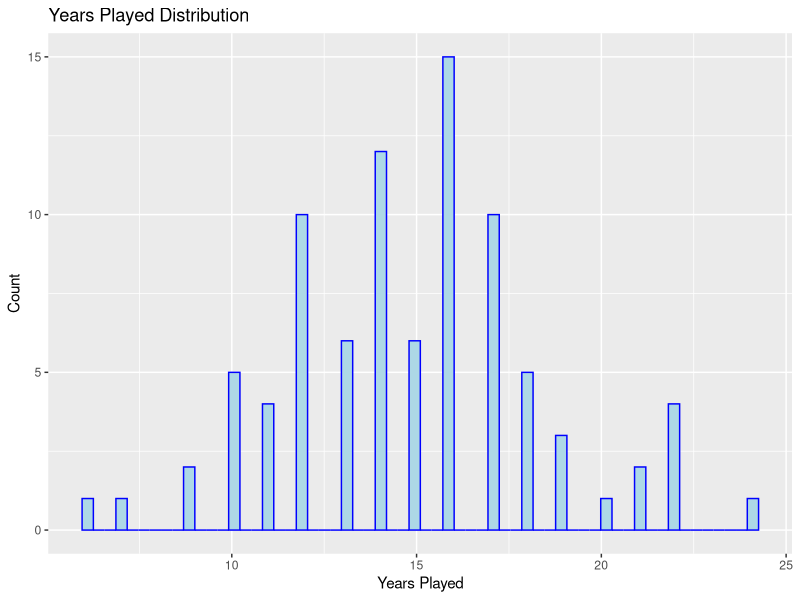
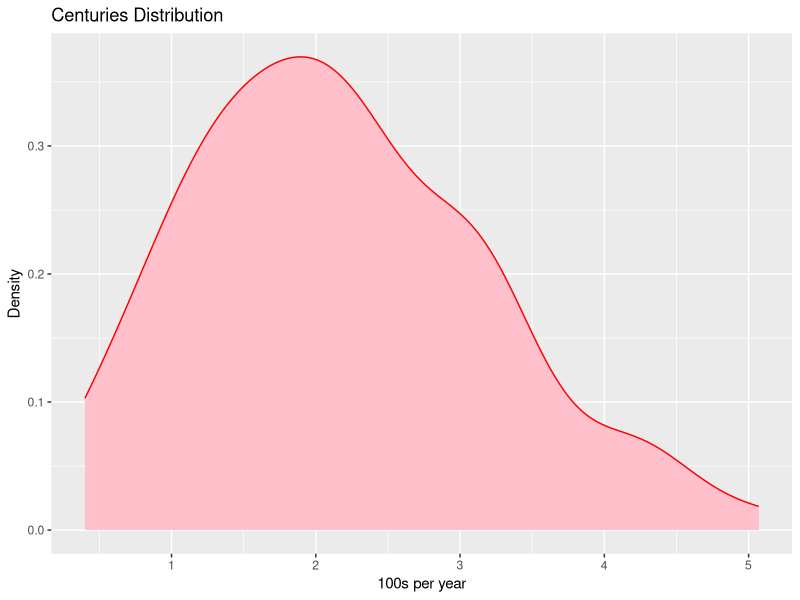
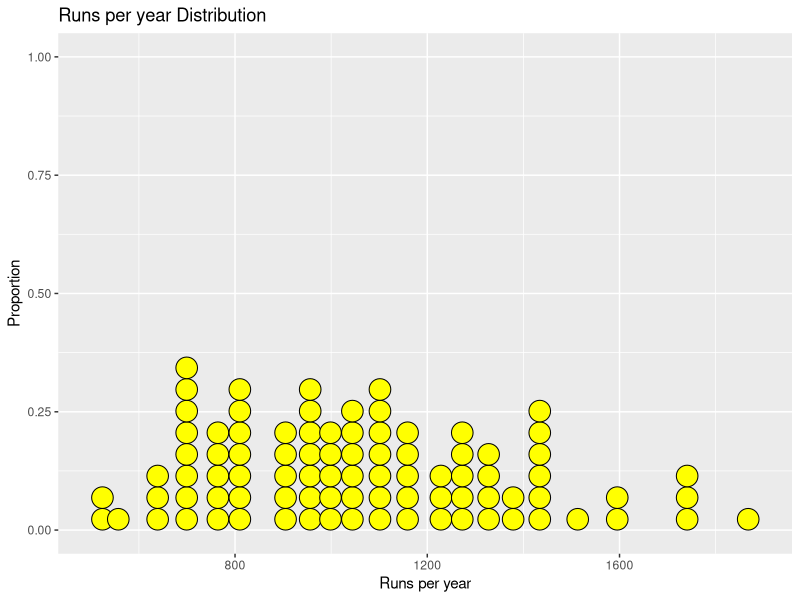
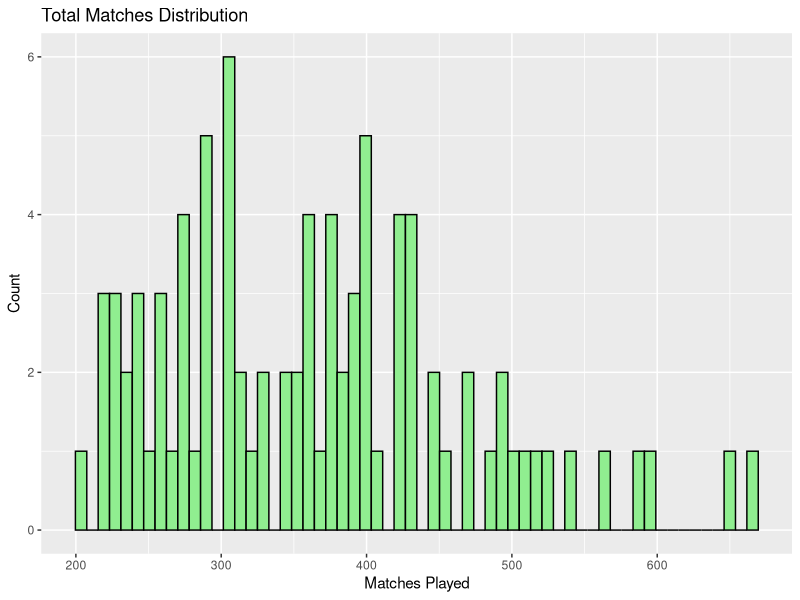
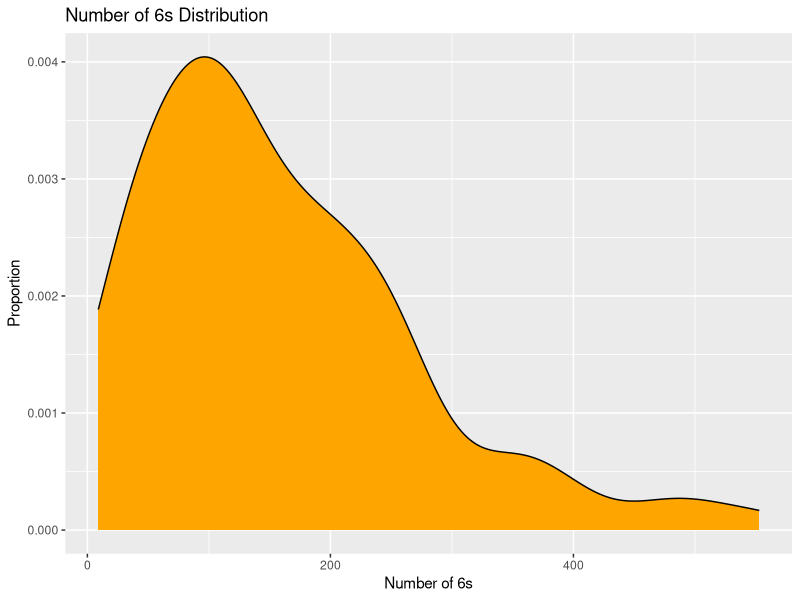
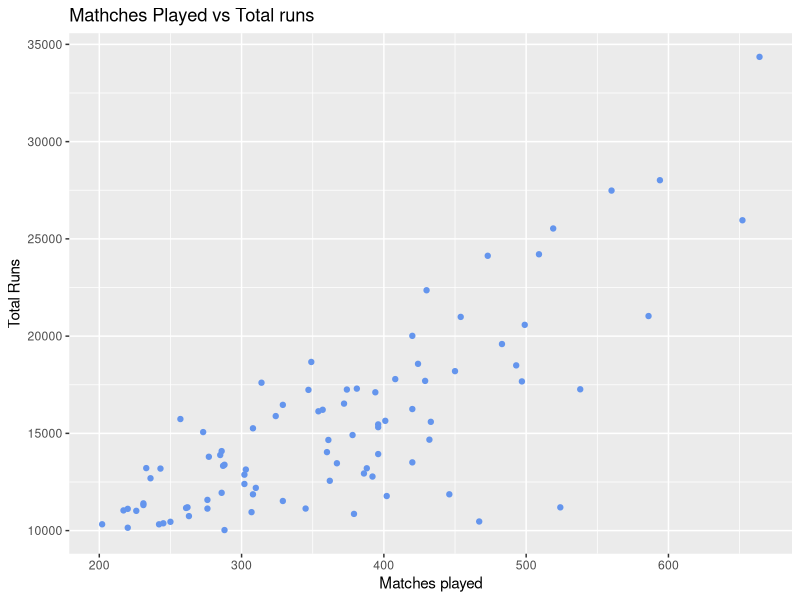
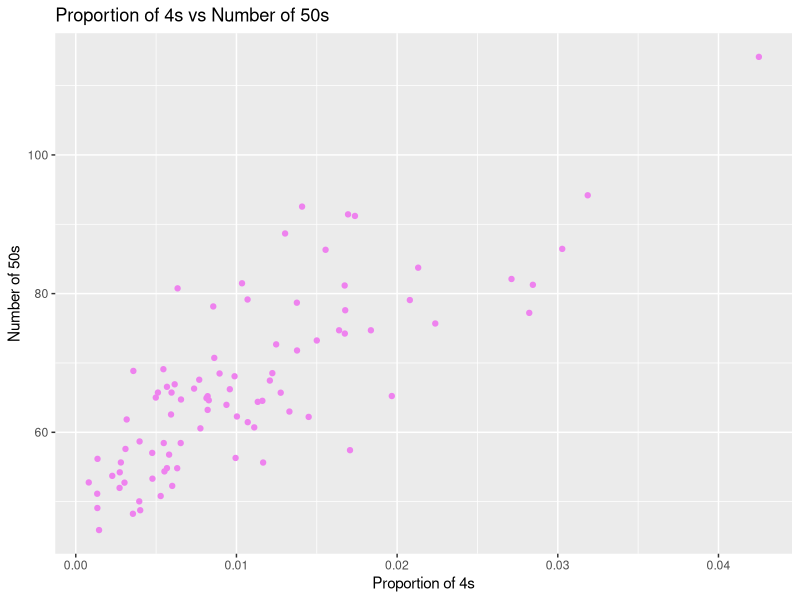
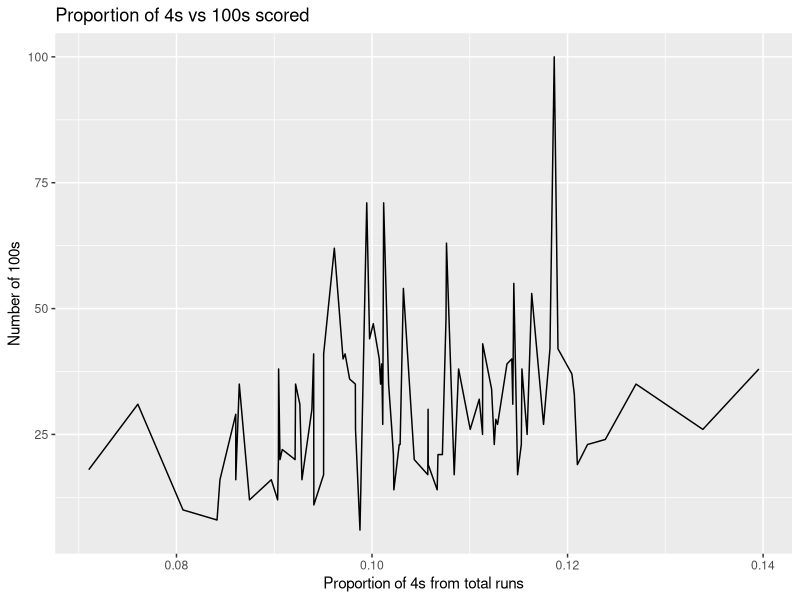

Write the R code that produced these figures, in order.
## ---- chunk 1
knitr::opts_chunk$set(echo = TRUE)
## ---- chunk 2
library(tidyverse)
library(stringr)
library(ggplot2)

## ---- chunk 3
#read in most runs dataset
cricket = read.csv("most_runs_in_cricket.csv")
#include split of span
cricket = cricket %>% separate(Span, c("start_year", "end_year"), sep = "-")
head(cricket, n = 10)
## ---- chunk 4
#Subset into my data
mycrick = cricket[,  c("X", "Player", "start_year", "end_year", "Mat", "Runs", "X100", "X50", "X4s", "X6s")]
mycrick
## ---- chunk 5
#Subtract function to find span of years played
subtract = function(x,y){
  span1 = as.numeric(x)
  span2 = as.numeric(y)
  span = span1-span2
  return (span)
}

mycrick$years_played = subtract(mycrick$end_year, mycrick$start_year)

mycrick$runs_per_year = round(mycrick$Runs/mycrick$years_played, digits = 2)
mycrick$X100s_per_year = round(mycrick$X100/mycrick$years_played, digits = 2)
newvariables = mycrick[, c("Player", "years_played", "runs_per_year", "X100s_per_year")]
newvariables
## ---- chunk 6
#Histogram function
makehist = function(var, color.want = "blue", color.fill = "lightblue", binw = 30, t, xa, ya){
  yp = ggplot()+geom_histogram(aes(x = var), color = color.want, fill = color.fill, bins = binw) + labs(title = t, x = xa, y = ya)


  print(paste("Median of Distribution: ", median(var)))
  print(paste("Mean of Distribution ", mean(var)))
  return (yp)
 
}

#Density Plot function
makedense = function(var, color.want = "blue",color.fill = "lightblue", t, xa, ya){
  yp = ggplot()+ geom_density(aes(x = var), color = color.want, fill = color.fill)+labs(title = t, x = xa, y = ya)
  return(yp)
}

#Dotplot Function
makedot = function(var, color.want = "blue", color.fill = "lightblue",binw, t, xa, ya){
  yp = ggplot()+geom_dotplot(aes(x = var), color = color.want, fill = color.fill, binwidth = binw)+labs(title = t, x = xa, y = ya)
  return(yp)
}

#ScatterPlot function
makescat = function(var1, var2, color.want = "black", t, xa, ya){
  yp = ggplot()+geom_point(aes(x = var1, y = var2), color = color.want)+labs(title = t, x = xa, y= ya)
  print(paste("Correlation is:", cor(var1, var2)))
  return(yp)
}

#Line graph Function
makeline = function(var1,var2, t, xa, ya){
  yp = ggplot()+geom_line(aes(x = var1, y = var2))+labs(title = t, x = xa, y = ya)
  return(yp)
}

## ---- chunk 7
makehist(mycrick$years_played, "blue", "lightblue", 60, "Years Played Distribution", "Years Played", "Count")
## ---- chunk 8
makedense(mycrick$X100s_per_year, "Red","pink", "Centuries Distribution", "100s per year", "Density")
## ---- chunk 9
makedot(mycrick$runs_per_year, "black", "yellow", 45, "Runs per year Distribution", "Runs per year", "Proportion")
## ---- chunk 10
makehist(mycrick$Mat, "black", "lightgreen", 60, "Total Matches Distribution", "Matches Played", "Count")
## ---- chunk 11
makedense(mycrick$X6s, "black", "orange", "Number of 6s Distribution", "Number of 6s", "Proportion")
## ---- chunk 12
for (i in 1:88){
  mycrick$propboundaries[i] = (cricket$X6s[i]+cricket$X4s[i])/cricket$Runs[i]
}
for (i in 1:88){
  mycrick$propX4[i] = cricket$X4s[i]/cricket$Runs[i]
}

for (i in 1:88){
  mycrick$propX6[i] = cricket$X6s[i]/cricket$Runs[i]
}



## ---- chunk 13
makescat(mycrick$Mat, mycrick$Runs, "cornflowerblue", 
"Mathches Played vs Total runs", "Matches played", "Total Runs")
## ---- chunk 14
makescat(mycrick$propX6, cricket$SR, "violet", "Proportion of 4s vs Number of 50s", "Proportion of 4s", "Number of 50s")
## ---- chunk 15
makeline(mycrick$propX4, mycrick$X100, "Proportion of 4s vs 100s scored", "Proportion of 4s from total runs", "Number of 100s")
## ---- chunk 16
makeline(mycrick$propboundaries, cricket$SR, "Proportion of boundaries vs Strike Rate", "Proportion of boundaries", "Strike Rate")
## ---- chunk 17
makescat(mycrick$propboundaries, mycrick$X50, "Red", "Proportion of Boundaries Vs Number of 50s Hit", "Proportion of Boundaris", "Number of 50s")
